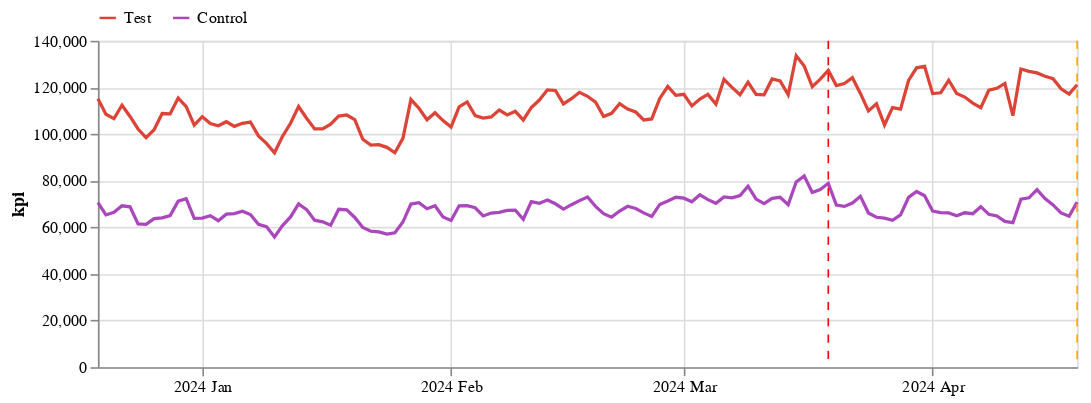

Write notebook code for a chart like this one.
### Code cell
# @title Step.3
%%time
if case_1.purpose_selection.selected_index == 0:
  case_1.display_causalimpact_result()
else:
  case_1.generate_simulation()

print('\nExecution datetime(GMT):{}'.format(datetime.datetime.now()))

### Figure 1 — Vega-Lite specification as saved in the notebook (floating-point values rounded to 4 significant figures)
{"config": {"view": {"continuousWidth": 400, "continuousHeight": 300}}, "layer": [{"data": {"name": "data-a8c65d51cf0fd14d8141425949d234ad"}, "mark": "line", "encoding": {"color": {"field": "key", "legend": {"direction": "horizontal", "legendY": -20, "orient": "none", "title": null, "titleAnchor": "start"}, "scale": {"domain": ["Test", "Control"], "range": ["#DB4437", "#AB47BC", "#4285F4", "#00ACC1", "#0F9D58", "#9E9D24", "#F4B400", "#FF7043"]}, "type": "nominal"}, "x": {"axis": {"format": "%Y %b", "tickCount": 4}, "field": "Date", "title": null, "type": "temporal"}, "y": {"axis": {"title": "kpi"}, "field": "value", "type": "quantitative"}}, "height": 200, "transform": [{"fold": ["Test", "Control"]}], "width": 600}, {"data": {"name": "data-1c63b2fb4869c1bc4eb55e8a6a94cfa3"}, "mark": {"type": "rule", "strokeDash": [5, 5]}, "encoding": {"color": {"field": "color", "scale": null, "type": "nominal"}, "x": {"field": "Date", "type": "temporal"}}}], "height": 200, "width": 600, "$schema": "https://vega.github.io/schema/vega-lite/v4.17.0.json", "datasets": {"data-a8c65d51cf0fd14d8141425949d234ad": [{"Date": "2023-12-19T00:00:00", "Test": 115133, "Control": 70628}, {"Date": "2023-12-20T00:00:00", "Test": 108481, "Control": 65315}, {"Date": "2023-12-21T00:00:00", "Test": 106624, "Control": 66472}, {"Date": "2023-12-22T00:00:00", "Test": 112356, "Control": 69235}, {"Date": "2023-12-23T00:00:00", "Test": 107549, "Control": 68778}, {"Date": "2023-12-24T00:00:00", "Test": 102172, "Control": 61492}, {"Date": "2023-12-25T00:00:00", "Test": 98457, "Control": 61233}, {"Date": "2023-12-26T00:00:00", "Test": 101844, "Control": 63740}, {"Date": "2023-12-27T00:00:00", "Test": 108816, "Control": 64068}, {"Date": "2023-12-28T00:00:00", "Test": 108681, "Control": 65006}, {"Date": "2023-12-29T00:00:00", "Test": 115477, "Control": 71193}, {"Date": "2023-12-30T00:00:00", "Test": 111737, "Control": 72288}, {"Date": "2023-12-31T00:00:00", "Test": 103832, "Control": 63817}, {"Date": "2024-01-01T00:00:00", "Test": 107431, "Control": 63980}, {"Date": "2024-01-02T00:00:00", "Test": 104482, "Control": 64988}, {"Date": "2024-01-03T00:00:00", "Test": 103564, "Control": 62832}, {"Date": "2024-01-04T00:00:00", "Test": 105291, "Control": 65654}, {"Date": "2024-01-05T00:00:00", "Test": 103314, "Control": 65880}, {"Date": "2024-01-06T00:00:00", "Test": 104628, "Control": 66918}, {"Date": "2024-01-07T00:00:00", "Test": 105165, "Control": 65502}, {"Date": "2024-01-08T00:00:00", "Test": 99210, "Control": 61323}, {"Date": "2024-01-09T00:00:00", "Test": 96005, "Control": 60319}, {"Date": "2024-01-10T00:00:00", "Test": 91985, "Control": 55840}, {"Date": "2024-01-11T00:00:00", "Test": 99027, "Control": 60740}, {"Date": "2024-01-12T00:00:00", "Test": 104614, "Control": 64455}, {"Date": "2024-01-13T00:00:00", "Test": 111788, "Control": 70020}, {"Date": "2024-01-14T00:00:00", "Test": 106777, "Control": 67583}, {"Date": "2024-01-15T00:00:00", "Test": 102198, "Control": 63067}, {"Date": "2024-01-16T00:00:00", "Test": 102241, "Control": 62352}, {"Date": "2024-01-17T00:00:00", "Test": 104230, "Control": 60894}, {"Date": "2024-01-18T00:00:00", "Test": 107680, "Control": 67736}, {"Date": "2024-01-19T00:00:00", "Test": 108185, "Control": 67477}, {"Date": "2024-01-20T00:00:00", "Test": 106203, "Control": 64218}, {"Date": "2024-01-21T00:00:00", "Test": 97759, "Control": 59936}, {"Date": "2024-01-22T00:00:00", "Test": 95237, "Control": 58318}, {"Date": "2024-01-23T00:00:00", "Test": 95435, "Control": 58025}, {"Date": "2024-01-24T00:00:00", "Test": 94298, "Control": 57133}, {"Date": "2024-01-25T00:00:00", "Test": 91980, "Control": 57668}, {"Date": "2024-01-26T00:00:00", "Test": 98151, "Control": 62262}, {"Date": "2024-01-27T00:00:00", "Test": 114808, "Control": 69987}, {"Date": "2024-01-28T00:00:00", "Test": 111061, "Control": 70550}, {"Date": "2024-01-29T00:00:00", "Test": 106115, "Control": 67973}, {"Date": "2024-01-30T00:00:00", "Test": 109151, "Control": 69266}, {"Date": "2024-01-31T00:00:00", "Test": 105779, "Control": 64406}, {"Date": "2024-02-01T00:00:00", "Test": 103005, "Control": 62945}, {"Date": "2024-02-02T00:00:00", "Test": 111694, "Control": 69217}, {"Date": "2024-02-03T00:00:00", "Test": 113790, "Control": 69283}, {"Date": "2024-02-04T00:00:00", "Test": 107952, "Control": 68395}, {"Date": "2024-02-05T00:00:00", "Test": 106884, "Control": 64887}, {"Date": "2024-02-06T00:00:00", "Test": 107354, "Control": 66124}, {"Date": "2024-02-07T00:00:00", "Test": 110274, "Control": 66424}, {"Date": "2024-02-08T00:00:00", "Test": 108208, "Control": 67264}, {"Date": "2024-02-09T00:00:00", "Test": 109759, "Control": 67401}, {"Date": "2024-02-10T00:00:00", "Test": 106036, "Control": 63439}, {"Date": "2024-02-11T00:00:00", "Test": 111417, "Control": 70989}, {"Date": "2024-02-12T00:00:00", "Test": 114591, "Control": 70330}, {"Date": "2024-02-13T00:00:00", "Test": 118965, "Control": 71697}, {"Date": "2024-02-14T00:00:00", "Test": 118693, "Control": 70089}, {"Date": "2024-02-15T00:00:00", "Test": 112951, "Control": 67767}, {"Date": "2024-02-16T00:00:00", "Test": 115146, "Control": 69709}, {"Date": "2024-02-17T00:00:00", "Test": 117910, "Control": 71455}, {"Date": "2024-02-18T00:00:00", "Test": 116203, "Control": 73004}, {"Date": "2024-02-19T00:00:00", "Test": 113663, "Control": 68992}, {"Date": "2024-02-20T00:00:00", "Test": 107513, "Control": 65843}, {"Date": "2024-02-21T00:00:00", "Test": 108881, "Control": 64367}, {"Date": "2024-02-22T00:00:00", "Test": 113059, "Control": 66979}, {"Date": "2024-02-23T00:00:00", "Test": 110750, "Control": 69019}, {"Date": "2024-02-24T00:00:00", "Test": 109454, "Control": 68078}, {"Date": "2024-02-25T00:00:00", "Test": 106069, "Control": 66193}, {"Date": "2024-02-26T00:00:00", "Test": 106501, "Control": 64640}, {"Date": "2024-02-27T00:00:00", "Test": 115270, "Control": 69805}, {"Date": "2024-02-28T00:00:00", "Test": 120407, "Control": 71269}, {"Date": "2024-02-29T00:00:00", "Test": 116641, "Control": 72885}, {"Date": "2024-03-01T00:00:00", "Test": 117049, "Control": 72507}, {"Date": "2024-03-02T00:00:00", "Test": 112072, "Control": 70923}, {"Date": "2024-03-03T00:00:00", "Test": 114999, "Control": 73913}, {"Date": "2024-03-04T00:00:00", "Test": 116987, "Control": 71880}, {"Date": "2024-03-05T00:00:00", "Test": 112784, "Control": 70299}, {"Date": "2024-03-06T00:00:00", "Test": 123491, "Control": 73026}, {"Date": "2024-03-07T00:00:00", "Test": 119998, "Control": 72613}, {"Date": "2024-03-08T00:00:00", "Test": 116847, "Control": 73627}, {"Date": "2024-03-09T00:00:00", "Test": 122271, "Control": 77626}, {"Date": "2024-03-10T00:00:00", "Test": 117033, "Control": 72118}, {"Date": "2024-03-11T00:00:00", "Test": 116815, "Control": 70160}, {"Date": "2024-03-12T00:00:00", "Test": 123652, "Control": 72453}, {"Date": "2024-03-13T00:00:00", "Test": 122818, "Control": 72865}, {"Date": "2024-03-14T00:00:00", "Test": 116843, "Control": 69716}, {"Date": "2024-03-15T00:00:00", "Test": 133584, "Control": 79403}, {"Date": "2024-03-16T00:00:00", "Test": 129138, "Control": 82043}, {"Date": "2024-03-17T00:00:00", "Test": 120346, "Control": 74904}, {"Date": "2024-03-18T00:00:00", "Test": 123574, "Control": 76209}, {"Date": "2024-03-19T00:00:00", "Test": 127385, "Control": 78886}, {"Date": "2024-03-20T00:00:00", "Test": 120787, "Control": 69557}, {"Date": "2024-03-21T00:00:00", "Test": 121677, "Control": 68963}, {"Date": "2024-03-22T00:00:00", "Test": 124152, "Control": 70408}, {"Date": "2024-03-23T00:00:00", "Test": 117435, "Control": 73308}, {"Date": "2024-03-24T00:00:00", "Test": 109952, "Control": 66143}, {"Date": "2024-03-25T00:00:00", "Test": 112961, "Control": 64303}, {"Date": "2024-03-26T00:00:00", "Test": 103915, "Control": 63903}, {"Date": "2024-03-27T00:00:00", "Test": 111363, "Control": 63016}, {"Date": "2024-03-28T00:00:00", "Test": 110704, "Control": 65324}, {"Date": "2024-03-29T00:00:00", "Test": 122987, "Control": 72824}, {"Date": "2024-03-30T00:00:00", "Test": 128403, "Control": 75354}, {"Date": "2024-03-31T00:00:00", "Test": 129018, "Control": 73567}, {"Date": "2024-04-01T00:00:00", "Test": 117352, "Control": 67001}, {"Date": "2024-04-02T00:00:00", "Test": 117696, "Control": 66309}, {"Date": "2024-04-03T00:00:00", "Test": 123068, "Control": 66149}, {"Date": "2024-04-04T00:00:00", "Test": 117363, "Control": 64966}, {"Date": "2024-04-05T00:00:00", "Test": 115870, "Control": 66243}, {"Date": "2024-04-06T00:00:00", "Test": 113269, "Control": 65831}, {"Date": "2024-04-07T00:00:00", "Test": 111288, "Control": 68855}, {"Date": "2024-04-08T00:00:00", "Test": 118796, "Control": 65565}, {"Date": "2024-04-09T00:00:00", "Test": 119613, "Control": 64869}, {"Date": "2024-04-10T00:00:00", "Test": 121706, "Control": 62532}, {"Date": "2024-04-11T00:00:00", "Test": 107892, "Control": 61987}, {"Date": "2024-04-12T00:00:00", "Test": 127908, "Control": 72055}, {"Date": "2024-04-13T00:00:00", "Test": 126861, "Control": 72667}, {"Date": "2024-04-14T00:00:00", "Test": 126243, "Control": 76184}, {"Date": "2024-04-15T00:00:00", "Test": 124789, "Control": 72346}, {"Date": "2024-04-16T00:00:00", "Test": 123754, "Control": 69601}, {"Date": "2024-04-17T00:00:00", "Test": 119399, "Control": 66186}, {"Date": "2024-04-18T00:00:00", "Test": 117123, "Control": 64745}, {"Date": "2024-04-19T00:00:00", "Test": 121128, "Control": 70785}], "data-1c63b2fb4869c1bc4eb55e8a6a94cfa3": [{"Date": "2024-03-19", "color": "red"}, {"Date": "2024-04-19", "color": "orange"}]}}
